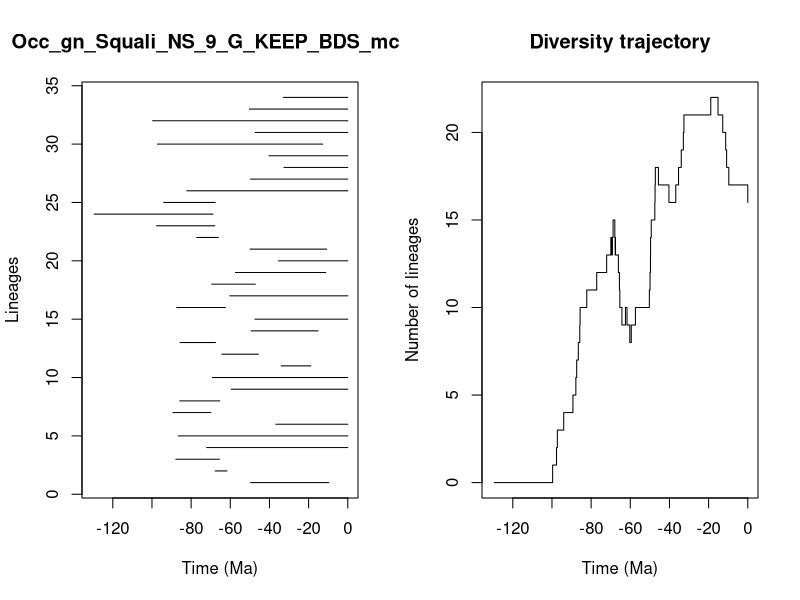

R code for this plot:


pdf(file='../Results/Genus_NS/5_MA_bins_EXT_EP/pyrate_mcmc_logs/Occ_gn_Squali_NS_9_G_KEEP_BDS_mcmc_LTT.pdf',width=0.6*20, height=0.6*10)
title = "Occ_gn_Squali_NS_9_G_KEEP_BDS_mcmc"
ts=c(49.63397710741436, 67.72430266111427,87.80065104142612,72.06812027179066,86.54630599786742,36.76956162465254,89.29432960070925,85.79404093046595,59.49735435395069,69.1310197041948,33.97043490239265,64.27095558522771,85.63152098593021,49.29803337841966,47.47136952814138,87.37359061085432,60.24979136899894,69.45799240028994,57.3792947137698,35.35813382200279,49.916048310664834,77.14620307008657,97.65885090796877,129.5096087661947,94.00496548356026,82.2260709849585,49.69854687331465,32.60845531911335,40.26573919799066,97.24750706484143,47.35113470061009,99.65151181415672,50.26765398527955,32.89991087702618)
te=c(9.693325123759815, 61.6728926478786,65.55234530179604,0.0,0.0,0.0,69.9279739439245,65.343283048353,0.0,0.0,18.89865843902743,45.6303286665662,67.55491703579712,15.196024286327956,0.0,62.46864654712255,0.0,47.20578776482024,11.283815806916206,0.0,10.800786091638887,66.08584844435285,67.90860059052135,68.79280649977203,67.67759196561428,0.0,0.0,0.0,0.0,12.789270207186547,0.0,0.0,0.0,0.0)
div_traj=c(0, 1,2,3,4,5,6,7,8,9,10,11,12,13,14,13,14,15,14,13,14,13,12,11,10,9,10,9,8,9,10,11,12,13,14,15,16,17,18,17,16,17,18,19,20,21,22,21,20,19,18,17,16)
time_events=c(129.5096087661947, 99.65151181415672,97.65885090796877,97.24750706484143,94.00496548356026,89.29432960070925,87.80065104142612,87.37359061085432,86.54630599786742,85.79404093046595,85.63152098593021,82.2260709849585,77.14620307008657,72.06812027179066,69.9279739439245,69.45799240028994,69.1310197041948,68.79280649977203,67.90860059052135,67.72430266111427,67.67759196561428,67.55491703579712,66.08584844435285,65.55234530179604,65.343283048353,64.27095558522771,62.46864654712255,61.6728926478786,60.24979136899894,59.49735435395069,57.3792947137698,50.26765398527955,49.916048310664834,49.69854687331465,49.63397710741436,49.29803337841966,47.47136952814138,47.35113470061009,47.20578776482024,45.6303286665662,40.26573919799066,36.76956162465254,35.35813382200279,33.97043490239265,32.89991087702618,32.60845531911335,18.89865843902743,15.196024286327956,12.789270207186547,11.283815806916206,10.800786091638887,9.693325123759815,0.0)
                par(mfrow=c(1,2))
                L = length(ts)
                plot(ts, 1:L , xlim=c(-max(ts)-1,0), pch=20, type="n", main=title,xlab="Time (Ma)",ylab="Lineages")
                for (i in 1:L){segments(x0=-te[i],y0=i,x1=-ts[i],y1=i)}    
                t = -time_events
                plot(div_traj ~ t,type="s", main = "Diversity trajectory",xlab="Time (Ma)",ylab="Number of lineages",xlim=c(-max(ts)-1,0))
                abline(v=c(65,200,251,367,445),lty=2,col="gray")
                
